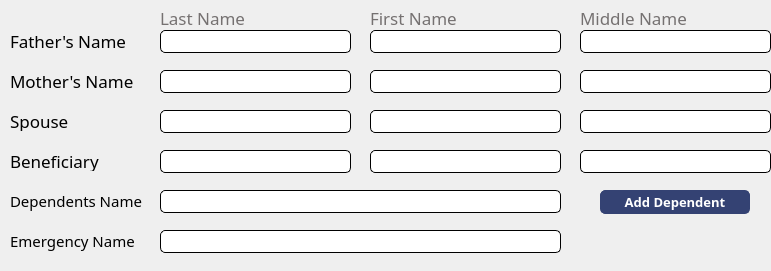
       <widget class="QWidget" name="wgtInfo" native="true">
        <property name="geometry">
         <rect>
          <x>10</x>
          <y>470</y>
          <width>771</width>
          <height>271</height>
         </rect>
        </property>
        <property name="styleSheet">
         <string notr="true">#wgtInfo{
border-top: 1px groove #BFBFBF;
}

#lblLastName_2, #lblFirstName_2, #lblMiddleName_2 {
color: #757171;
}

#txtFatherLast, #txtFatherFirst, #txtFatherMiddle,
#txtMotherLast, #txtMotherFirst, #txtMotherMiddle,
#txtSpouseLast, #txtSpouseFirst, #txtSpouseMiddle,
#txtBeneLast, #txtBeneFirst, #txtBeneMiddle,
#txtDependent, #txtEmergency {
border-radius: 5px;
border: 1px solid black;
font-family: Poppins;
}

#btnAddDependent {
border-radius: 5px;
border: 1px solid #344273;
background-color: #344273;
color: white;
}</string>
        </property>
        <widget class="QLabel" name="lblLastName_2">
         <property name="geometry">
          <rect>
           <x>160</x>
           <y>10</y>
           <width>121</width>
           <height>16</height>
          </rect>
         </property>
         <property name="font">
          <font>
           <family>Poppins</family>
           <pointsize>13</pointsize>
           <weight>50</weight>
           <bold>false</bold>
          </font>
         </property>
         <property name="text">
          <string>Last Name</string>
         </property>
        </widget>
        <widget class="QLabel" name="lblFirstName_2">
         <property name="geometry">
          <rect>
           <x>370</x>
           <y>10</y>
           <width>121</width>
           <height>16</height>
          </rect>
         </property>
         <property name="font">
          <font>
           <family>Poppins</family>
           <pointsize>13</pointsize>
           <weight>50</weight>
           <bold>false</bold>
          </font>
         </property>
         <property name="text">
          <string>First Name</string>
         </property>
        </widget>
        <widget class="QLabel" name="lblMiddleName_2">
         <property name="geometry">
          <rect>
           <x>580</x>
           <y>10</y>
           <width>121</width>
           <height>16</height>
          </rect>
         </property>
         <property name="font">
          <font>
           <family>Poppins</family>
           <pointsize>13</pointsize>
           <weight>50</weight>
           <bold>false</bold>
          </font>
         </property>
         <property name="text">
          <string>Middle Name</string>
         </property>
        </widget>
        <widget class="QLineEdit" name="txtFatherLast">
         <property name="geometry">
          <rect>
           <x>160</x>
           <y>30</y>
           <width>191</width>
           <height>23</height>
          </rect>
         </property>
         <property name="font">
          <font>
           <family>Poppins</family>
           <pointsize>10</pointsize>
          </font>
         </property>
         <property name="autoFillBackground">
          <bool>false</bool>
         </property>
         <property name="maxLength">
          <number>15</number>
         </property>
        </widget>
        <widget class="QLabel" name="lblFathersName">
         <property name="geometry">
          <rect>
           <x>10</x>
           <y>30</y>
           <width>131</width>
           <height>21</height>
          </rect>
         </property>
         <property name="font">
          <font>
           <family>Poppins</family>
           <pointsize>13</pointsize>
           <weight>50</weight>
           <bold>false</bold>
          </font>
         </property>
         <property name="text">
          <string>Father's Name</string>
         </property>
        </widget>
        <widget class="QLineEdit" name="txtFatherFirst">
         <property name="geometry">
          <rect>
           <x>370</x>
           <y>30</y>
           <width>191</width>
           <height>23</height>
          </rect>
         </property>
         <property name="font">
          <font>
           <family>Poppins</family>
           <pointsize>10</pointsize>
          </font>
         </property>
         <property name="autoFillBackground">
          <bool>false</bool>
         </property>
         <property name="maxLength">
          <number>15</number>
         </property>
        </widget>
        <widget class="QLineEdit" name="txtFatherMiddle">
         <property name="geometry">
          <rect>
           <x>580</x>
           <y>30</y>
           <width>191</width>
           <height>23</height>
          </rect>
         </property>
         <property name="font">
          <font>
           <family>Poppins</family>
           <pointsize>10</pointsize>
          </font>
         </property>
         <property name="autoFillBackground">
          <bool>false</bool>
         </property>
         <property name="maxLength">
          <number>15</number>
         </property>
        </widget>
        <widget class="QLabel" name="lblMothersName">
         <property name="geometry">
          <rect>
           <x>10</x>
           <y>70</y>
           <width>131</width>
           <height>21</height>
          </rect>
         </property>
         <property name="font">
          <font>
           <family>Poppins</family>
           <pointsize>13</pointsize>
           <weight>50</weight>
           <bold>false</bold>
          </font>
         </property>
         <property name="text">
          <string>Mother's Name</string>
         </property>
        </widget>
        <widget class="QLineEdit" name="txtMotherLast">
         <property name="geometry">
          <rect>
           <x>160</x>
           <y>70</y>
           <width>191</width>
           <height>23</height>
          </rect>
         </property>
         <property name="font">
          <font>
           <family>Poppins</family>
           <pointsize>10</pointsize>
          </font>
         </property>
         <property name="autoFillBackground">
          <bool>false</bool>
         </property>
         <property name="maxLength">
          <number>15</number>
         </property>
        </widget>
        <widget class="QLineEdit" name="txtMotherFirst">
         <property name="geometry">
          <rect>
           <x>370</x>
           <y>70</y>
           <width>191</width>
           <height>23</height>
          </rect>
         </property>
         <property name="font">
          <font>
           <family>Poppins</family>
           <pointsize>10</pointsize>
          </font>
         </property>
         <property name="autoFillBackground">
          <bool>false</bool>
         </property>
         <property name="maxLength">
          <number>15</number>
         </property>
        </widget>
        <widget class="QLineEdit" name="txtMotherMiddle">
         <property name="geometry">
          <rect>
           <x>580</x>
           <y>70</y>
           <width>191</width>
           <height>23</height>
          </rect>
         </property>
         <property name="font">
          <font>
           <family>Poppins</family>
           <pointsize>10</pointsize>
          </font>
         </property>
         <property name="autoFillBackground">
          <bool>false</bool>
         </property>
         <property name="maxLength">
          <number>15</number>
         </property>
        </widget>
        <widget class="QLineEdit" name="txtSpouseLast">
         <property name="geometry">
          <rect>
           <x>160</x>
           <y>110</y>
           <width>191</width>
           <height>23</height>
          </rect>
         </property>
         <property name="font">
          <font>
           <family>Poppins</family>
           <pointsize>10</pointsize>
          </font>
         </property>
         <property name="autoFillBackground">
          <bool>false</bool>
         </property>
         <property name="maxLength">
          <number>15</number>
         </property>
        </widget>
        <widget class="QLabel" name="lblSpouse">
         <property name="geometry">
          <rect>
           <x>10</x>
           <y>110</y>
           <width>131</width>
           <height>21</height>
          </rect>
         </property>
         <property name="font">
          <font>
           <family>Poppins</family>
           <pointsize>13</pointsize>
           <weight>50</weight>
           <bold>false</bold>
          </font>
         </property>
         <property name="text">
          <string>Spouse</string>
         </property>
        </widget>
        <widget class="QLineEdit" name="txtSpouseFirst">
         <property name="geometry">
          <rect>
           <x>370</x>
           <y>110</y>
           <width>191</width>
           <height>23</height>
          </rect>
         </property>
         <property name="font">
          <font>
           <family>Poppins</family>
           <pointsize>10</pointsize>
          </font>
         </property>
         <property name="autoFillBackground">
          <bool>false</bool>
         </property>
         <property name="maxLength">
          <number>15</number>
         </property>
        </widget>
        <widget class="QLineEdit" name="txtSpouseMiddle">
         <property name="geometry">
          <rect>
           <x>580</x>
           <y>110</y>
           <width>191</width>
           <height>23</height>
          </rect>
         </property>
         <property name="font">
          <font>
           <family>Poppins</family>
           <pointsize>10</pointsize>
          </font>
         </property>
         <property name="autoFillBackground">
          <bool>false</bool>
         </property>
         <property name="maxLength">
          <number>15</number>
         </property>
        </widget>
        <widget class="QLineEdit" name="txtBeneLast">
         <property name="geometry">
          <rect>
           <x>160</x>
           <y>150</y>
           <width>191</width>
           <height>23</height>
          </rect>
         </property>
         <property name="font">
          <font>
           <family>Poppins</family>
           <pointsize>10</pointsize>
          </font>
         </property>
         <property name="autoFillBackground">
          <bool>false</bool>
         </property>
         <property name="maxLength">
          <number>15</number>
         </property>
        </widget>
        <widget class="QLabel" name="lblBeneficiary">
         <property name="geometry">
          <rect>
           <x>10</x>
           <y>150</y>
           <width>131</width>
           <height>21</height>
          </rect>
         </property>
         <property name="font">
          <font>
           <family>Poppins</family>
           <pointsize>13</pointsize>
           <weight>50</weight>
           <bold>false</bold>
          </font>
         </property>
         <property name="text">
          <string>Beneficiary</string>
         </property>
        </widget>
        <widget class="QLineEdit" name="txtBeneFirst">
         <property name="geometry">
          <rect>
           <x>370</x>
           <y>150</y>
           <width>191</width>
           <height>23</height>
          </rect>
         </property>
         <property name="font">
          <font>
           <family>Poppins</family>
           <pointsize>10</pointsize>
          </font>
         </property>
         <property name="autoFillBackground">
          <bool>false</bool>
         </property>
         <property name="maxLength">
          <number>15</number>
         </property>
        </widget>
        <widget class="QLineEdit" name="txtBeneMiddle">
         <property name="geometry">
          <rect>
           <x>580</x>
           <y>150</y>
           <width>191</width>
           <height>23</height>
          </rect>
         </property>
         <property name="font">
          <font>
           <family>Poppins</family>
           <pointsize>10</pointsize>
          </font>
         </property>
         <property name="autoFillBackground">
          <bool>false</bool>
         </property>
         <property name="maxLength">
          <number>15</number>
         </property>
        </widget>
        <widget class="QLineEdit" name="txtDependent">
         <property name="geometry">
          <rect>
           <x>160</x>
           <y>190</y>
           <width>401</width>
           <height>23</height>
          </rect>
         </property>
         <property name="font">
          <font>
           <family>Poppins</family>
           <pointsize>10</pointsize>
          </font>
         </property>
         <property name="autoFillBackground">
          <bool>false</bool>
         </property>
         <property name="maxLength">
          <number>15</number>
         </property>
        </widget>
        <widget class="QLabel" name="lblDependent">
         <property name="geometry">
          <rect>
           <x>10</x>
           <y>190</y>
           <width>141</width>
           <height>21</height>
          </rect>
         </property>
         <property name="font">
          <font>
           <family>Poppins</family>
           <pointsize>11</pointsize>
           <weight>50</weight>
           <bold>false</bold>
          </font>
         </property>
         <property name="text">
          <string>Dependents Name</string>
         </property>
        </widget>
        <widget class="QPushButton" name="btnAddDependent">
         <property name="geometry">
          <rect>
           <x>600</x>
           <y>190</y>
           <width>150</width>
           <height>24</height>
          </rect>
         </property>
         <property name="font">
          <font>
           <family>Poppins</family>
           <pointsize>10</pointsize>
           <weight>75</weight>
           <bold>true</bold>
          </font>
         </property>
         <property name="text">
          <string>Add Dependent</string>
         </property>
        </widget>
        <widget class="QLineEdit" name="txtEmergency">
         <property name="geometry">
          <rect>
           <x>160</x>
           <y>230</y>
           <width>401</width>
           <height>23</height>
          </rect>
         </property>
         <property name="font">
          <font>
           <family>Poppins</family>
           <pointsize>10</pointsize>
          </font>
         </property>
         <property name="autoFillBackground">
          <bool>false</bool>
         </property>
         <property name="maxLength">
          <number>15</number>
         </property>
        </widget>
        <widget class="QLabel" name="lblEmergency">
         <property name="geometry">
          <rect>
           <x>10</x>
           <y>230</y>
           <width>141</width>
           <height>21</height>
          </rect>
         </property>
         <property name="font">
          <font>
           <family>Poppins</family>
           <pointsize>11</pointsize>
           <weight>50</weight>
           <bold>false</bold>
          </font>
         </property>
         <property name="text">
          <string>Emergency Name</string>
         </property>
        </widget>
       </widget>
